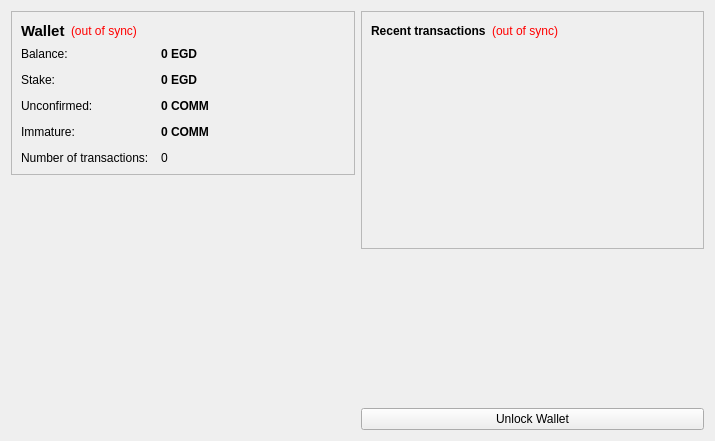
<?xml version="1.0" encoding="UTF-8"?>
<ui version="4.0">
 <class>OverviewPage</class>
 <widget class="QWidget" name="OverviewPage">
  <property name="geometry">
   <rect>
    <x>0</x>
    <y>0</y>
    <width>715</width>
    <height>441</height>
   </rect>
  </property>
  <property name="windowTitle">
   <string>Form</string>
  </property>
  <layout class="QHBoxLayout" name="horizontalLayout" stretch="1,1">
   <item>
    <layout class="QVBoxLayout" name="verticalLayout_2">
     <item>
      <widget class="QFrame" name="frame">
       <property name="frameShape">
        <enum>QFrame::StyledPanel</enum>
       </property>
       <property name="frameShadow">
        <enum>QFrame::Raised</enum>
       </property>
       <layout class="QVBoxLayout" name="verticalLayout_4">
        <item>
         <layout class="QHBoxLayout" name="horizontalLayout_4">
          <item>
           <widget class="QLabel" name="label_5">
            <property name="font">
             <font>
              <pointsize>11</pointsize>
              <weight>75</weight>
              <bold>true</bold>
             </font>
            </property>
            <property name="text">
             <string>Wallet</string>
            </property>
           </widget>
          </item>
          <item>
           <widget class="QLabel" name="labelWalletStatus">
            <property name="toolTip">
             <string>The displayed information may be out of date. Your wallet automatically synchronizes with the E-Gold network after a connection is established, but this process has not completed yet.</string>
            </property>
            <property name="styleSheet">
             <string notr="true">QLabel { color: red; }</string>
            </property>
            <property name="text">
             <string notr="true">(out of sync)</string>
            </property>
            <property name="alignment">
             <set>Qt::AlignLeading|Qt::AlignLeft|Qt::AlignVCenter</set>
            </property>
           </widget>
          </item>
          <item>
           <spacer name="horizontalSpacer_2">
            <property name="orientation">
             <enum>Qt::Horizontal</enum>
            </property>
            <property name="sizeHint" stdset="0">
             <size>
              <width>40</width>
              <height>20</height>
             </size>
            </property>
           </spacer>
          </item>
         </layout>
        </item>
        <item>
         <layout class="QFormLayout" name="formLayout_2">
          <property name="fieldGrowthPolicy">
           <enum>QFormLayout::AllNonFixedFieldsGrow</enum>
          </property>
          <property name="horizontalSpacing">
           <number>12</number>
          </property>
          <property name="verticalSpacing">
           <number>12</number>
          </property>
          <item row="0" column="0">
           <widget class="QLabel" name="label">
            <property name="text">
             <string>Balance:</string>
            </property>
           </widget>
          </item>
          <item row="0" column="1">
           <widget class="QLabel" name="labelBalance">
            <property name="font">
             <font>
              <weight>75</weight>
              <bold>true</bold>
             </font>
            </property>
            <property name="cursor">
             <cursorShape>IBeamCursor</cursorShape>
            </property>
            <property name="toolTip">
             <string>Your current balance</string>
            </property>
            <property name="text">
             <string notr="true">0 EGD</string>
            </property>
            <property name="textInteractionFlags">
             <set>Qt::LinksAccessibleByMouse|Qt::TextSelectableByKeyboard|Qt::TextSelectableByMouse</set>
            </property>
           </widget>
          </item>
          <item row="1" column="0">
           <widget class="QLabel" name="label_6">
            <property name="text">
             <string>Stake:</string>
            </property>
           </widget>
          </item>
          <item row="1" column="1">
           <widget class="QLabel" name="labelStake">
            <property name="font">
             <font>
              <weight>75</weight>
              <bold>true</bold>
             </font>
            </property>
            <property name="cursor">
             <cursorShape>IBeamCursor</cursorShape>
            </property>
            <property name="toolTip">
             <string>Total of coins that was staked, and do not yet count toward the current balance</string>
            </property>
            <property name="text">
             <string notr="true">0 EGD</string>
            </property>
            <property name="textInteractionFlags">
             <set>Qt::LinksAccessibleByMouse|Qt::TextSelectableByKeyboard|Qt::TextSelectableByMouse</set>
            </property>
           </widget>
          </item>
          <item row="2" column="0">
           <widget class="QLabel" name="label_3">
            <property name="text">
             <string>Unconfirmed:</string>
            </property>
           </widget>
          </item>
          <item row="2" column="1">
           <widget class="QLabel" name="labelUnconfirmed">
            <property name="font">
             <font>
              <weight>75</weight>
              <bold>true</bold>
             </font>
            </property>
            <property name="cursor">
             <cursorShape>IBeamCursor</cursorShape>
            </property>
            <property name="toolTip">
             <string>Total of transactions that have yet to be confirmed, and do not yet count toward the current balance</string>
            </property>
            <property name="text">
             <string notr="true">0 COMM</string>
            </property>
            <property name="textInteractionFlags">
             <set>Qt::LinksAccessibleByMouse|Qt::TextSelectableByKeyboard|Qt::TextSelectableByMouse</set>
            </property>
           </widget>
          </item>
          <item row="3" column="0">
           <widget class="QLabel" name="labelImmatureText">
            <property name="text">
             <string>Immature:</string>
            </property>
           </widget>
          </item>
          <item row="3" column="1">
           <widget class="QLabel" name="labelImmature">
            <property name="font">
             <font>
              <weight>75</weight>
              <bold>true</bold>
             </font>
            </property>
            <property name="toolTip">
             <string>Mined balance that has not yet matured</string>
            </property>
            <property name="text">
             <string notr="true">0 COMM</string>
            </property>
            <property name="textInteractionFlags">
             <set>Qt::LinksAccessibleByMouse|Qt::TextSelectableByKeyboard|Qt::TextSelectableByMouse</set>
            </property>
           </widget>
          </item>
          <item row="4" column="0">
           <widget class="QLabel" name="label_2">
            <property name="text">
             <string>Number of transactions:</string>
            </property>
           </widget>
          </item>
          <item row="4" column="1">
           <widget class="QLabel" name="labelNumTransactions">
            <property name="toolTip">
             <string>Total number of transactions in wallet</string>
            </property>
            <property name="text">
             <string notr="true">0</string>
            </property>
           </widget>
          </item>
         </layout>
        </item>
       </layout>
      </widget>
     </item>
     <item>
      <spacer name="verticalSpacer">
       <property name="orientation">
        <enum>Qt::Vertical</enum>
       </property>
       <property name="sizeHint" stdset="0">
        <size>
         <width>20</width>
         <height>40</height>
        </size>
       </property>
      </spacer>
     </item>
     <item>
      <widget class="QLabel" name="label_6">
       <property name="text">
        <string/>
       </property>
       <property name="pixmap">
        <pixmap resource="../bitcoin.qrc">:/images/backg</pixmap>
       </property>
       <property name="scaledContents">
        <bool>false</bool>
       </property>
       <property name="alignment">
        <set>Qt::AlignCenter</set>
       </property>
       <property name="margin">
        <number>-2</number>
       </property>
      </widget>
     </item>
    </layout>
   </item>
   <item>
    <layout class="QVBoxLayout" name="verticalLayout_3">
     <item>
      <widget class="QFrame" name="frame_2">
       <property name="frameShape">
        <enum>QFrame::StyledPanel</enum>
       </property>
       <property name="frameShadow">
        <enum>QFrame::Raised</enum>
       </property>
       <layout class="QVBoxLayout" name="verticalLayout">
        <item>
         <layout class="QHBoxLayout" name="horizontalLayout_2">
          <item>
           <widget class="QLabel" name="label_4">
            <property name="text">
             <string>&lt;b&gt;Recent transactions&lt;/b&gt;</string>
            </property>
           </widget>
          </item>
          <item>
           <widget class="QLabel" name="labelTransactionsStatus">
            <property name="toolTip">
             <string>The displayed information may be out of date. Your wallet automatically synchronizes with the E-Gold network after a connection is established, but this process has not completed yet.</string>
            </property>
            <property name="styleSheet">
             <string notr="true">QLabel { color: red; }</string>
            </property>
            <property name="text">
             <string notr="true">(out of sync)</string>
            </property>
            <property name="alignment">
             <set>Qt::AlignRight|Qt::AlignTrailing|Qt::AlignVCenter</set>
            </property>
           </widget>
          </item>
          <item>
           <spacer name="horizontalSpacer">
            <property name="orientation">
             <enum>Qt::Horizontal</enum>
            </property>
            <property name="sizeHint" stdset="0">
             <size>
              <width>40</width>
              <height>20</height>
             </size>
            </property>
           </spacer>
          </item>
         </layout>
        </item>
        <item>
         <widget class="QListView" name="listTransactions">
          <property name="styleSheet">
           <string notr="true">QListView { background: transparent; }</string>
          </property>
          <property name="frameShape">
           <enum>QFrame::NoFrame</enum>
          </property>
          <property name="verticalScrollBarPolicy">
           <enum>Qt::ScrollBarAlwaysOff</enum>
          </property>
          <property name="horizontalScrollBarPolicy">
           <enum>Qt::ScrollBarAlwaysOff</enum>
          </property>
          <property name="selectionMode">
           <enum>QAbstractItemView::NoSelection</enum>
          </property>
         </widget>
        </item>
       </layout>
      </widget>
     </item>
     <item>
      <spacer name="verticalSpacer_2">
       <property name="orientation">
        <enum>Qt::Vertical</enum>
       </property>
       <property name="sizeHint" stdset="0">
        <size>
         <width>20</width>
         <height>40</height>
        </size>
       </property>
      </spacer>
     </item>
     <item>
      <widget class="QPushButton" name="unlockWalletButton">
       <property name="text">
        <string>Unlock Wallet</string>
       </property>
      </widget>
     </item>
    </layout>
   </item>
  </layout>
 </widget>
 <resources>
  <include location="../bitcoin.qrc"/>
 </resources>
 <connections/>
</ui>
